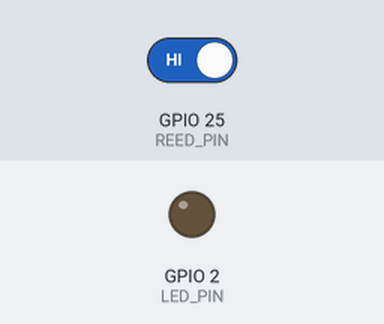
The sketch below on a simulated ESP32. On the bench: output pins drawn as LEDs (lit = HIGH). The inputs (shaded band) are chosen by the test bench; at power-on: GPIO 25 (REED_PIN) HIGH.

Above: at 1.2 s.
1.3 s: GPIO 25 (REED_PIN) driven LOW
At 2.5 s:
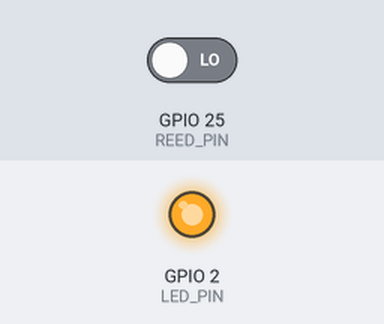
2.8 s: GPIO 25 (REED_PIN) driven HIGH
At 3.7 s:
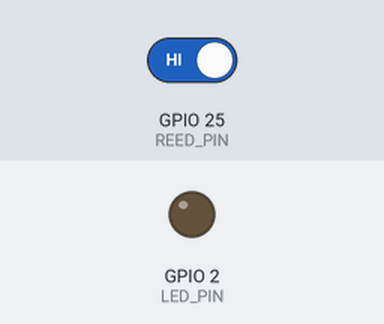
Timing chart, 0 to 5.8 s (numbered marks = the images above; inputs shaded):
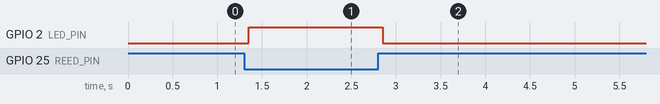

Measured:
- after the input at 1.3 s, GPIO 2 (LED_PIN): LOW → HIGH after 0.05 s
- after the input at 2.8 s, GPIO 2 (LED_PIN): HIGH → LOW after 0.05 s

The sketch:

MagneticReedSensorWithDebounce.ino
```cpp
// Magnetic Reed Sensor is a Digital Input similar to the buttons before
// but instead of pressing the button a magnetic field triggers it

// Inside the glass tube are two tiny metal reeds. When a magnet comes close, they get pulled
// together and complete the circuit. When the magnet moves away they spring apart.

#define LED_PIN 2
#define REED_PIN 25

#define BAUD_RATE 115200

// STATE
// -----

int reedState;                      // Current reading
int lastSteadyState = HIGH;         // The "confirmed" state
int lastFlickerState = HIGH;        // The last raw reading
unsigned long lastDebounceTime = 0; // The last time the pin flickered
unsigned long debounceDelay = 50;   // 50ms is the "sweet spot" for switches

void setup()
{
    Serial.begin(BAUD_RATE);
    pinMode(LED_PIN, OUTPUT);
    pinMode(REED_PIN, INPUT);
}

void loop()
{
    // Read the raw value of the switch
    int currentReading = digitalRead(REED_PIN);

    // If the switch changed (due to noise or movement)
    if (currentReading != lastFlickerState)
    {
        lastDebounceTime = millis(); // Reset the timer
    }

    // If the reading has been stable for longer than the delay...
    if ((millis() - lastDebounceTime) > debounceDelay)
    {

        // ... and if it's actually a new state
        if (currentReading != lastSteadyState)
        {
            lastSteadyState = currentReading;

            // Now we act on the confirmed changes
            if (lastSteadyState == LOW)
            {
                digitalWrite(LED_PIN, HIGH);
            }
            else
            {
                digitalWrite(LED_PIN, LOW);
            }
        }
    }

    // Save the reading for next time
    lastFlickerState = currentReading;
}

// Like all mechanical switches, reed sensors can "bounce". When the magnet gets near, the metal strops might vibrate and touch each other many
// times in a millisecond before staying closed. If you were building a **security alarm** or **door counter** you would want to add a "Debounce"
// logic to make sure you only count the opening once.

// Why are Magnetic Reed Sensors Awesome?
// Zero Power: It consumes no electricity while waiting for a magnet
// Hidden: Can be hidden inside a door frame or behind plastic or wood.
// Since it's sealed in glass, it doesn't corrode like a standard button
```
